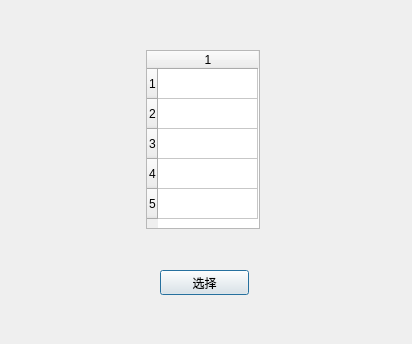
<?xml version="1.0" encoding="UTF-8"?>
<ui version="4.0">
 <class>cloudFile</class>
 <widget class="QDialog" name="cloudFile">
  <property name="geometry">
   <rect>
    <x>0</x>
    <y>0</y>
    <width>412</width>
    <height>344</height>
   </rect>
  </property>
  <property name="windowTitle">
   <string>选择云端文件</string>
  </property>
  <widget class="QPushButton" name="pushButton">
   <property name="geometry">
    <rect>
     <x>160</x>
     <y>270</y>
     <width>89</width>
     <height>25</height>
    </rect>
   </property>
   <property name="text">
    <string>选择</string>
   </property>
  </widget>
  <widget class="QTableWidget" name="tableWidget">
   <property name="geometry">
    <rect>
     <x>146</x>
     <y>50</y>
     <width>114</width>
     <height>179</height>
    </rect>
   </property>
   <property name="sizePolicy">
    <sizepolicy hsizetype="Expanding" vsizetype="Expanding">
     <horstretch>0</horstretch>
     <verstretch>0</verstretch>
    </sizepolicy>
   </property>
   <property name="minimumSize">
    <size>
     <width>0</width>
     <height>0</height>
    </size>
   </property>
   <property name="sizeIncrement">
    <size>
     <width>0</width>
     <height>0</height>
    </size>
   </property>
   <property name="baseSize">
    <size>
     <width>0</width>
     <height>0</height>
    </size>
   </property>
   <property name="sizeAdjustPolicy">
    <enum>QAbstractScrollArea::AdjustIgnored</enum>
   </property>
   <property name="editTriggers">
    <set>QAbstractItemView::NoEditTriggers</set>
   </property>
   <property name="selectionMode">
    <enum>QAbstractItemView::SingleSelection</enum>
   </property>
   <property name="rowCount">
    <number>5</number>
   </property>
   <property name="columnCount">
    <number>1</number>
   </property>
   <attribute name="horizontalHeaderVisible">
    <bool>true</bool>
   </attribute>
   <attribute name="horizontalHeaderCascadingSectionResizes">
    <bool>false</bool>
   </attribute>
   <attribute name="horizontalHeaderHighlightSections">
    <bool>false</bool>
   </attribute>
   <attribute name="horizontalHeaderShowSortIndicator" stdset="0">
    <bool>false</bool>
   </attribute>
   <attribute name="verticalHeaderVisible">
    <bool>true</bool>
   </attribute>
   <row/>
   <row/>
   <row/>
   <row/>
   <row/>
   <column/>
  </widget>
 </widget>
 <resources/>
 <connections/>
</ui>
